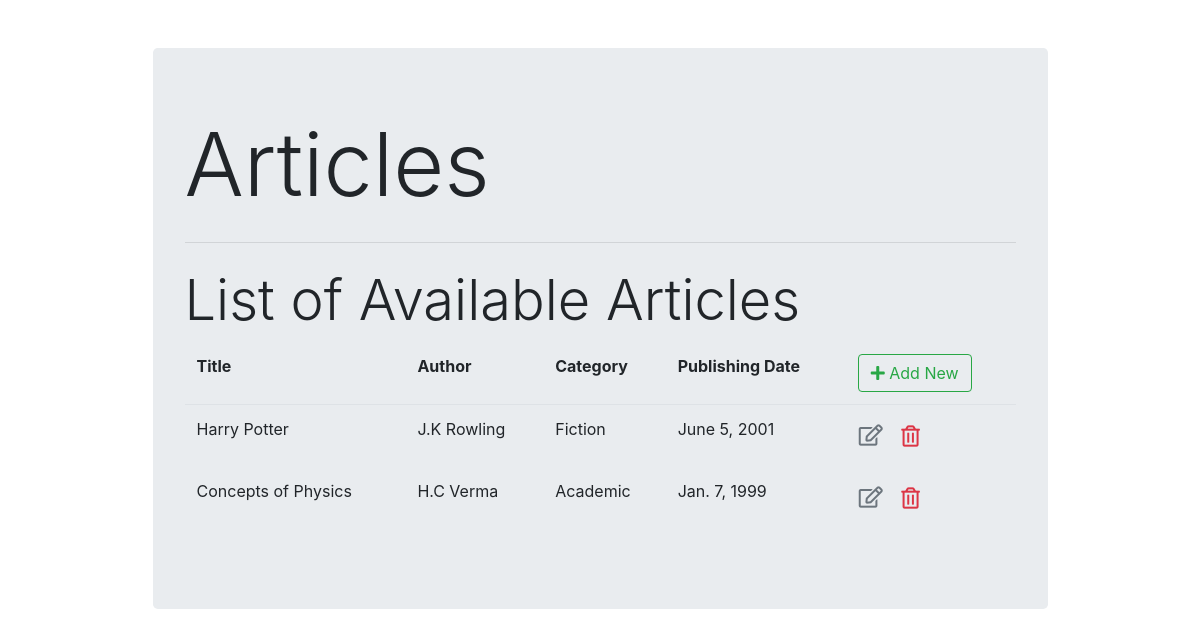
The page /list/ on the database as committed earlier.
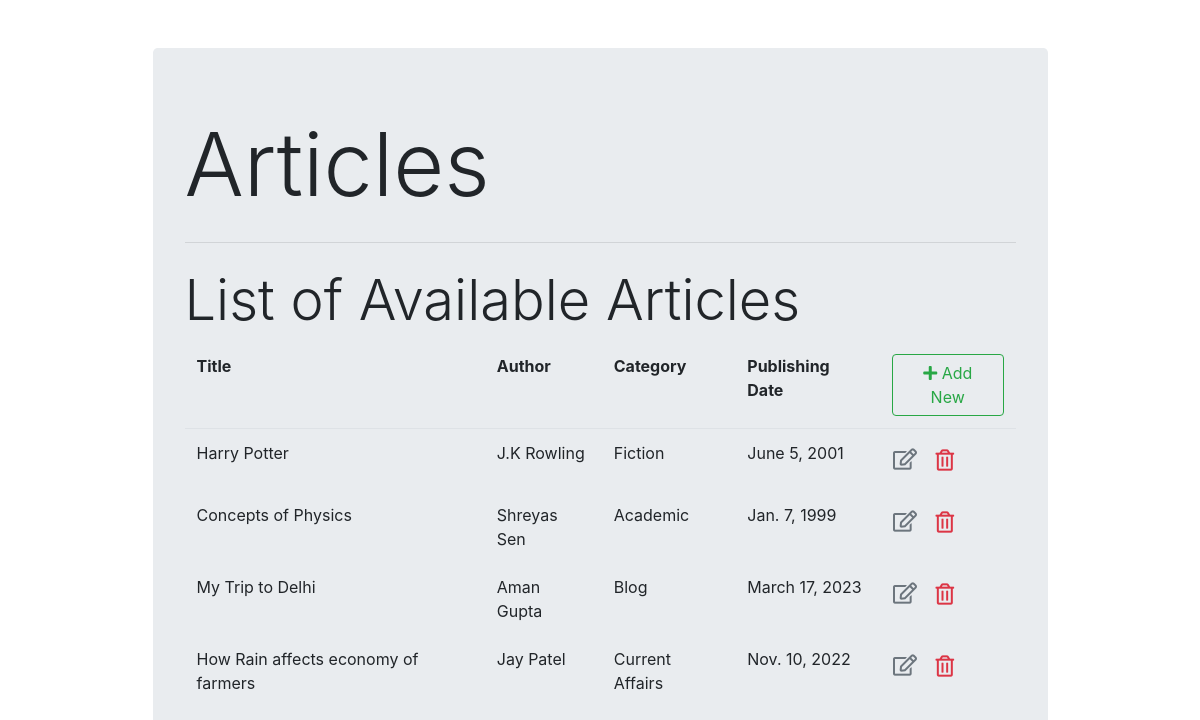
The same page on the database as committed later.
### ArticleDB/models.py (models this page shows)
class Article(models.Model):
    title = models.CharField(max_length=255)
    author = models.CharField(max_length=255)
    publishingDate = models.DateField(null=True)
    category= models.ForeignKey(Category,on_delete=models.CASCADE)

class Category(models.Model):
    catego = models.CharField(max_length=50)
    def __str__(self):
        return self.catego

### ArticleDB/views.py (the view)
# urls.py: path('list/',views.article_List,name='article_list')
def article_List(request):
    context = {'article_list': Article.objects.all()}
    return render(request,"ArticleDB/article_list.html" , context)

### ArticleDB/templates/ArticleDB/article_list.html (shortened to what this page needs)
{% extends "ArticleDB/base.html" %}
{% block content %}
<table class="table table-borderless">
    <h1 class="display-4">List of Available Articles</h1>
    <thead class="border-bottom font-weight-bold">
        <tr>
            <td>Title</td>
            <td>Author</td>
            <td>Category</td>
            <td>Publishing Date</td>
            <td>
                <a href="{% url 'article_insert' %}" class="btn btn-outline-success">
                    <i class="fas fa-plus"></i> Add New
                </a>
            </td>
        </tr>
    </thead>
    <tbody>
        {% for x in article_list %}
            <tr>
                <td>{{x.title}}</td>
                <td>{{x.author}}</td>
                <td>{{x.category}}</td>
                <td>{{x.publishingDate}}</td>
                <td>
                    <a href="{% url 'article_update' x.id %}" class="btn text-secondary px-0">
                        <i class="far fa-edit fa-lg"></i>
                    </a>
                    <form action="{% url 'article_delete' x.id %}" method="post" class="d-inline">
                        <button type="submit" class="btn">
                            <i class="far fa-trash-alt fa-lg text-danger float-right"></i>
                        </button>
                    </form>
                </td>
            </tr>
        {% endfor %}
    </tbody>
</table>
{% endblock content %}

Rows that differ between the two databases and show on the page:
changed Article "Concepts of Physics": author "H.C Verma" → "Shreyas Sen"
added Article: title "My Trip to Delhi", author "Aman Gupta", category "Blog", publishingDate "March 17, 2023"
added Article: title "How Rain affects economy of farmers", author "Jay Patel", category "Current Affairs", publishingDate "Nov. 10, 2022"
